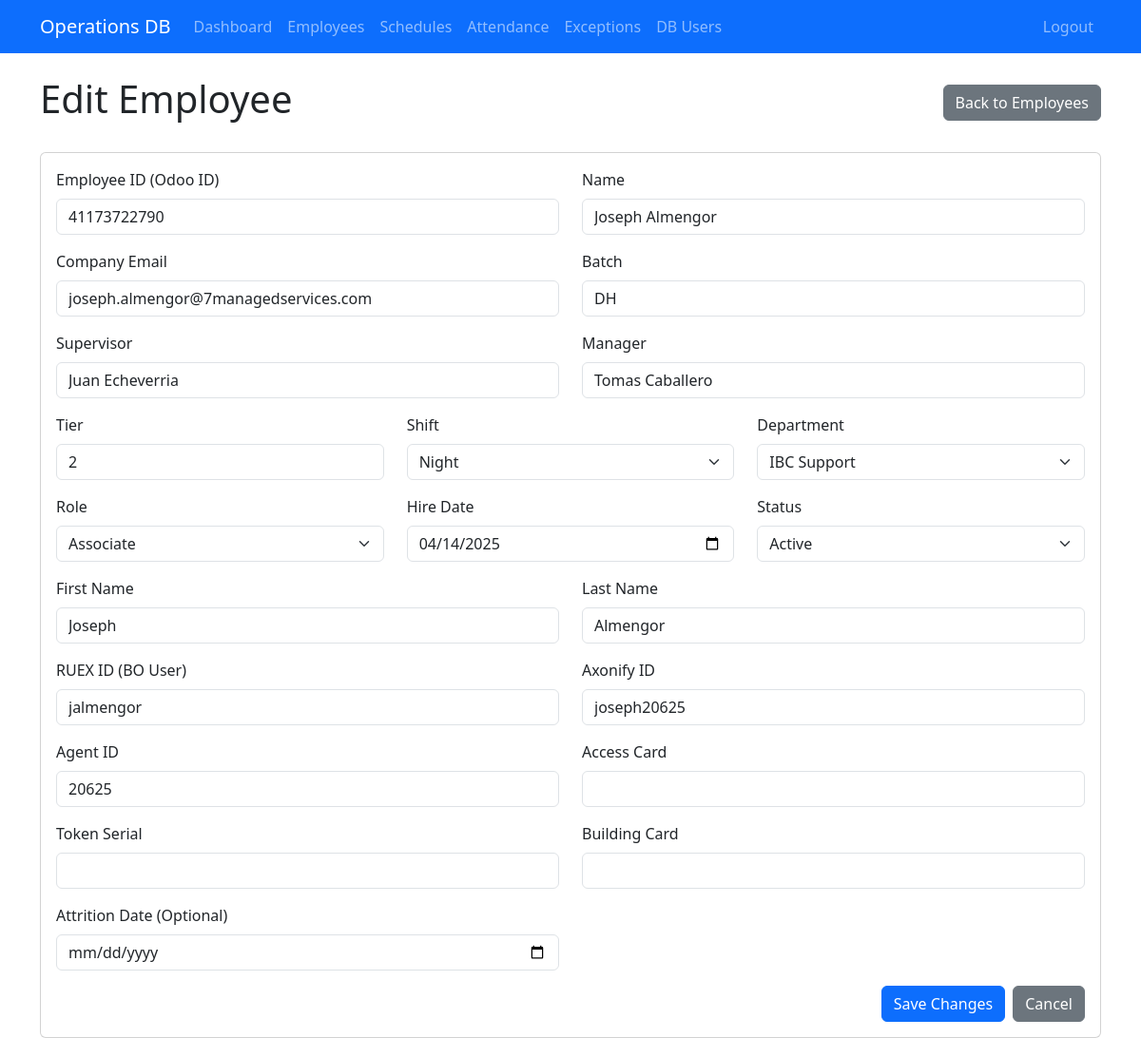
Page /employees/41173722790/edit (signed in) on the committed database.
### app/models.py (models this page shows, shortened)
class Employee(db.Model):
    __tablename__ = 'employees'
    employee_id = db.Column(db.BigInteger, primary_key=True)
    first_name = db.Column(db.String(100), nullable=False)
    last_name = db.Column(db.String(100), nullable=False)
    full_name = db.Column(db.String(200), nullable=False)
    company_email = db.Column(db.String(150), nullable=False, unique=True)
    access_card = db.Column(db.String(50))
    token_serial = db.Column(db.String(100))
    building_card = db.Column(db.String(50))
    batch = db.Column(db.String(20), nullable=False)
    agent_id = db.Column(db.BigInteger)
    ruex_id = db.Column(db.String(50))
    axonify_id = db.Column(db.String(50))
    supervisor = db.Column(db.String(100), nullable=False)
    manager = db.Column(db.String(100), nullable=False)
    tier = db.Column(db.Integer)
    shift = db.Column(db.String(20), nullable=False)
    department = db.Column(db.String(50), nullable=False)
    role = db.Column(db.String(50), nullable=False)
    hire_date = db.Column(db.Date, nullable=False)
    phase_1_date = db.Column(db.Date)
    phase_2_date = db.Column(db.Date)
    phase_3_date = db.Column(db.Date)
    status = db.Column(db.String(20), nullable=False, default='Active')
    attrition_date = db.Column(db.Date)
    created_at = db.Column(db.DateTime, default=datetime.utcnow)
    updated_at = db.Column(db.DateTime, default=datetime.utcnow, onupdate=datetime.utcnow)
    attendances = db.relationship('Attendance', backref='employee', lazy='dynamic')
    leave_requests = db.relationship('LeaveRequest', foreign_keys='LeaveRequest.employee_id', backref='employee', lazy='dynamic')
    schedule_changes_as_employee = db.relationship('ScheduleChange', foreign_keys='ScheduleChange.employee_id', backref='employee', lazy='dynamic')
    schedule_changes_as_replacement = db.relationship('ScheduleChange', foreign_keys='ScheduleChange.replacement_id', backref='replacement_employee', lazy='dynamic')
    rewards_earned = db.relationship('EmployeeReward', foreign_keys='EmployeeReward.employee_id', backref='employee', lazy='dynamic')
    exceptions = db.relationship('ExceptionRecord', foreign_keys='ExceptionRecord.employee_id', backref='employee', lazy='dynamic')

### app/routes/admin.py (the view, shortened to what this page needs)
@bp.route('/employees/<int:employee_id>/edit', methods=['GET', 'POST'])
@login_required
def edit_employee(employee_id):
    emp = Employee.query.get_or_404(employee_id)
    return render_template('edit_employee.html', employee=emp)

### app/models.py (called while the page is built)
@login_manager.user_loader
def load_user(user_id):
    from app.models import User, DBUser
    user = User.query.get(int(user_id))
    if user:
        return user
    return DBUser.query.get(int(user_id))

### app/templates/edit_employee.html (shortened to what this page needs)
<!DOCTYPE html>
<html lang="en">
<head>
    <link href="https://cdn.jsdelivr.net/npm/bootstrap@5.3.0/dist/css/bootstrap.min.css" rel="stylesheet">
</head>
<body>
    <nav class="navbar navbar-expand-lg navbar-dark bg-primary">
        <div class="container">
            <a class="navbar-brand" href="/">Operations DB</a>
            <div class="collapse navbar-collapse" id="navbarNav">
                <ul class="navbar-nav">
                    <li class="nav-item">
                        <a class="nav-link" href="/dashboard">Dashboard</a>
                    </li>
                    <li class="nav-item">
                        <a class="nav-link" href="/employees">Employees</a>
                    </li>
                    <li class="nav-item">
                        <a class="nav-link" href="/schedules">Schedules</a>
                    </li>
                    <li class="nav-item">
                        <a class="nav-link" href="/attendance">Attendance</a>
                    </li>
                    <li class="nav-item">
                        <a class="nav-link" href="/exceptions">Exceptions</a>
                    </li>
                    <li class="nav-item">
                        <a class="nav-link" href="/db_users">DB Users</a>
                    </li>
                </ul>
                <ul class="navbar-nav ms-auto">
                    <li class="nav-item">
                        <a class="nav-link" href="/logout">Logout</a>
                    </li>
                </ul>
            </div>
        </div>
    </nav>
    <div class="container mt-4">
        <div class="d-flex justify-content-between align-items-center mb-4">
            <h1>Edit Employee</h1>
            <a href="/employees" class="btn btn-secondary">Back to Employees</a>
        </div>
        <div class="card">
            <div class="card-body">
                <form method="POST" action="">
                    <div class="row">
                        <div class="col-md-6 mb-3">
                            <label class="form-label">Employee ID (Odoo ID)</label>
                            <input type="number" class="form-control" name="employee_id" value="{{ employee.employee_id }}" readonly>
                        </div>
                        <div class="col-md-6 mb-3">
                            <label class="form-label">Name</label>
                            <input type="text" class="form-control" name="name" value="{{ employee.full_name }}">
                        </div>
                    </div>
                    <div class="row">
                        <div class="col-md-6 mb-3">
                            <label class="form-label">Company Email</label>
                            <input type="email" class="form-control" name="company_email" value="{{ employee.company_email }}">
                        </div>
                        <div class="col-md-6 mb-3">
                            <label class="form-label">Batch</label>
                            <input type="text" class="form-control" name="batch" value="{{ employee.batch }}">
                        </div>
                    </div>
                    <div class="row">
                        <div class="col-md-6 mb-3">
                            <label class="form-label">Supervisor</label>
                            <input type="text" class="form-control" name="supervisor" value="{{ employee.supervisor }}">
                        </div>
                        <div class="col-md-6 mb-3">
                            <label class="form-label">Manager</label>
                            <input type="text" class="form-control" name="manager" value="{{ employee.manager }}">
                        </div>
                    </div>
                    <div class="row">
                        <div class="col-md-4 mb-3">
                            <label class="form-label">Tier</label>
                            <input type="number" class="form-control" name="tier" value="{{ employee.tier or '' }}">
                        </div>
                        <div class="col-md-4 mb-3">
                            <label class="form-label">Shift</label>
                            <select class="form-select" name="shift">
                                <option value="Night" {% if employee.shift == 'Night' %}selected{% endif %}>Night</option>
                            </select>
                        </div>
                        <div class="col-md-4 mb-3">
                            <label class="form-label">Department</label>
                            <select class="form-select" name="department">
                                <option value="IBC Support" {% if employee.department == 'IBC Support' %}selected{% endif %}>IBC Support</option>
                            </select>
                        </div>
                    </div>
                    <div class="row">
                        <div class="col-md-4 mb-3">
                            <label class="form-label">Role</label>
                            <select class="form-select" name="role">
                                <option value="Associate" {% if employee.role == 'Associate' %}selected{% endif %}>Associate</option>
                            </select>
                        </div>
                        <div class="col-md-4 mb-3">
                            <label class="form-label">Hire Date</label>
                            <input type="date" class="form-control" name="hire_date" value="{{ employee.hire_date.strftime('%Y-%m-%d') if employee.hire_date else '' }}">
                        </div>
                        <div class="col-md-4 mb-3">
                            <label class="form-label">Status</label>
                            <select class="form-select" name="status">
                                <option value="Active" {% if employee.status == 'Active' %}selected{% endif %}>Active</option>
                            </select>
                        </div>
                    </div>
                    <div class="row">
                        <div class="col-md-6 mb-3">
                            <label class="form-label">First Name</label>
                            <input type="text" class="form-control" name="first_name" value="{{ employee.first_name }}" required>
                        </div>
                        <div class="col-md-6 mb-3">
                            <label class="form-label">Last Name</label>
                            <input type="text" class="form-control" name="last_name" value="{{ employee.last_name }}" required>
                        </div>
                    </div>
                    <div class="row">
                        <div class="col-md-6 mb-3">
                            <label class="form-label">RUEX ID (BO User)</label>
                            <input type="text" class="form-control" name="ruex_id" value="{{ employee.ruex_id or '' }}">
                        </div>
                        <div class="col-md-6 mb-3">
                            <label class="form-label">Axonify ID</label>
                            <input type="text" class="form-control" name="axonify_id" value="{{ employee.axonify_id or '' }}">
                        </div>
                    </div>
                    <div class="row">
                        <div class="col-md-6 mb-3">
                            <label class="form-label">Agent ID</label>
                            <input type="number" class="form-control" name="agent_id" value="{{ employee.agent_id or '' }}">
                        </div>
                        <div class="col-md-6 mb-3">
                            <label class="form-label">Access Card</label>
                            <input type="text" class="form-control" name="access_card" value="{{ employee.access_card or '' }}">
                        </div>
                    </div>
                    <div class="row">
                        <div class="col-md-6 mb-3">
                            <label class="form-label">Token Serial</label>
                            <input type="text" class="form-control" name="token_serial" value="{{ employee.token_serial or '' }}">
                        </div>
                        <div class="col-md-6 mb-3">
                            <label class="form-label">Building Card</label>
                            <input type="text" class="form-control" name="building_card" value="{{ employee.building_card or '' }}">
                        </div>
                    </div>
                    <div class="row">
                        <div class="col-md-6 mb-3">
                            <label class="form-label">Attrition Date (Optional)</label>
                            <input type="date" class="form-control" name="attrition_date" value="{{ employee.attrition_date.strftime('%Y-%m-%d') if employee.attrition_date else '' }}">
                        </div>
                    </div>
                    <div class="d-grid gap-2 d-md-flex justify-content-md-end">
                        <button type="submit" class="btn btn-primary">Save Changes</button>
                        <a href="/employees" class="btn btn-secondary">Cancel</a>
                    </div>
                </form>
            </div>
        </div>
    </div>
</body>
</html>

### rows in the picture
Employee: employee_id "41173722790", name "Joseph Almengor", company_email "joseph.almengor@7managedservices.com", batch "DH", supervisor "Juan Echeverria", manager "Tomas Caballero", tier "2", shift "Night", department "IBC Support", role "Associate", hire_date "04/14/2025", status "Active", first_name "Joseph", last_name "Almengor", ruex_id "jalmengor", axonify_id "joseph20625", agent_id "20625"
